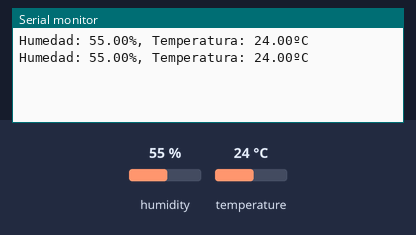
Simulated run of this sketch. Board: Arduino Uno, built with avr-gcc and run on an emulated ATmega328P. On the bench: the last lines printed to the serial monitor. The inputs (shaded band) are chosen by the test bench; at power-on: humidity 55 %, temperature 24 °C.

Above: at 2.8 s.
2.9 s: humidity set to 22 %
At 4.7 s:
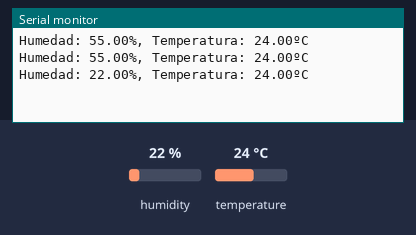
5.6 s: temperature set to 12 °C
At 6.4 s:
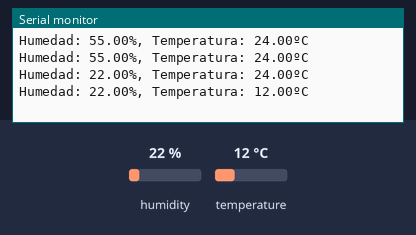
8.3 s: humidity set to 40 %
At 11.1 s:
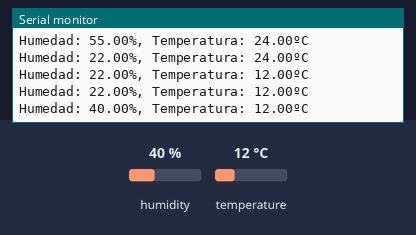
Timing chart, 0 to 12.6 s (numbered marks = the images above; inputs shaded):
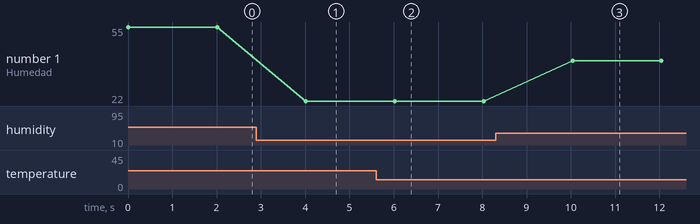

Measured:
- after the input at 2.9 s, the serial monitor: prints a new line after 1.1 s (image 1)
- after the input at 5.6 s, the serial monitor: prints a new line after 0.42 s (image 2)
- after the input at 8.3 s, the serial monitor: prints a new line after 1.7 s (image 3)
- plotted number 1: 55 → 22 after the input at 2.9 s, 22 → 40 after the input at 8.3 s

The sketch:

DHT22.ino
```cpp
/* How to use the DHT-22 sensor with Arduino uno
   Temperature and humidity sensor
   More info: http://www.ardumotive.com/how-to-use-dht-22-sensor-en.html
   Dev: Michalis Vasilakis // Date: 1/7/2015 // www.ardumotive.com */

//Libraries
#include <dht.h>
dht DHT;
//Constants
#define DHT22_PIN 4     // DHT 22  (AM2302) - what pin we're connected to

//Variables
float hum;  //Stores humidity value
float temp; //Stores temperature value

void setup()
{
    Serial.begin(9600);
}

void loop()
{
    int chk = DHT.read22(DHT22_PIN);
    //Read data and store it to variables hum and temp
    hum = DHT.humidity;
    temp= DHT.temperature;
    //Print temp and humidity values to serial monitor
    Serial.print("Humedad: ");
    Serial.print(hum);
    Serial.print("%, Temperatura: ");
    Serial.print(temp);
    Serial.println("ºC");
    delay(2000); //Delay 2 sec.
}
```
